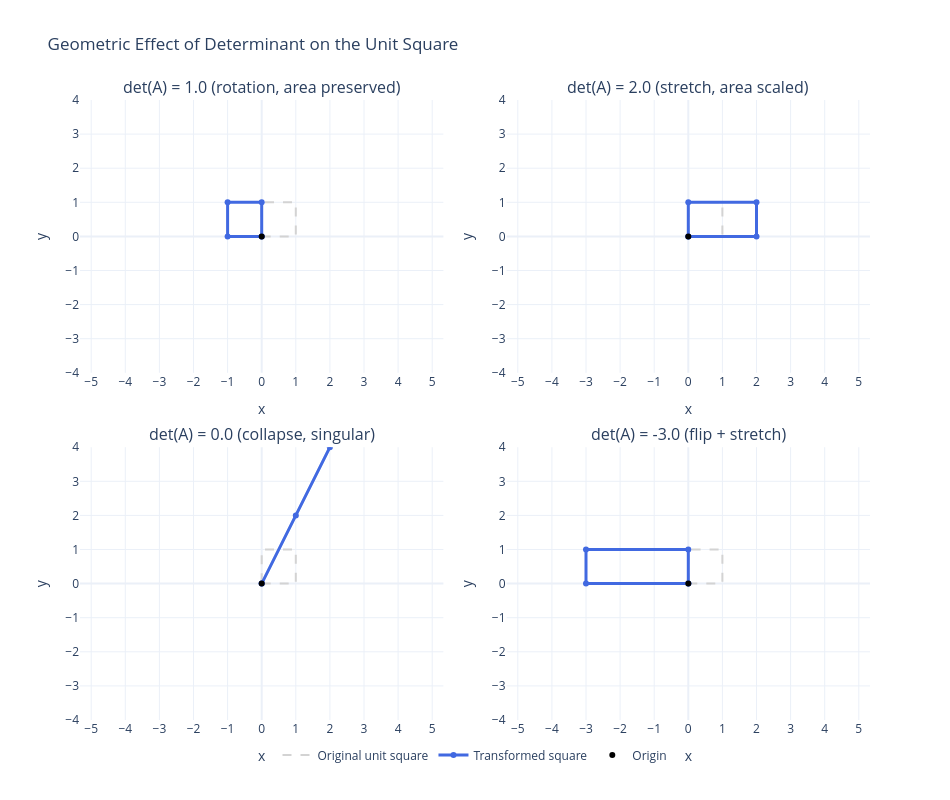

Notebook source saved alongside this figure:
### Code cell
import numpy as np
import plotly.graph_objects as go
from plotly.subplots import make_subplots

# --- Helper: build square and apply matrix ---
def transform_square(A):
    """
    A: 2x2 matrix
    Returns original square (2xN) and transformed square (2xN)
    """
    # unit square vertices, closed loop
    square = np.array([
        [0, 1, 1, 0, 0],   # x
        [0, 0, 1, 1, 0]    # y
    ])  # shape (2, 5)
    transformed = A @ square
    return square, transformed

# --- Define matrices with different determinants ---
A1 = np.array([[0, -1],
               [1,  0]])      # rotation 90°, det = 1

A2 = np.array([[2, 0],
               [0, 1]])       # stretch in x, det = 2

A3 = np.array([[1, 2],
               [2, 4]])       # rows dependent, det = 0 (collapse)

A4 = np.array([[-3, 0],
               [ 0, 1]])      # flip in x + stretch, det = -3

mats = [A1, A2, A3, A4]
titles = [
    f"det(A) = {np.linalg.det(A1):.1f} (rotation, area preserved)",
    f"det(A) = {np.linalg.det(A2):.1f} (stretch, area scaled)",
    f"det(A) = {np.linalg.det(A3):.1f} (collapse, singular)",
    f"det(A) = {np.linalg.det(A4):.1f} (flip + stretch)"
]

# --- Create subplots ---
fig = make_subplots(
    rows=2, cols=2,
    subplot_titles=titles,
    horizontal_spacing=0.08,
    vertical_spacing=0.12
)

# common axis limits so comparisons are clear
axis_range = [-4, 4]

for idx, (A, title) in enumerate(zip(mats, titles), start=1):
    row = 1 if idx <= 2 else 2
    col = 1 if idx in [1, 3] else 2
    
    sq, sq_T = transform_square(A)
    
    # Original unit square (light gray dashed)
    fig.add_trace(
        go.Scatter(
            x=sq[0, :], y=sq[1, :],
            mode="lines",
            line=dict(color="lightgray", width=2, dash="dash"),
            name="Original unit square",
            showlegend=True if idx == 1 else False  # show legend only once
        ),
        row=row, col=col
    )
    
    # Transformed shape (colored polygon)
    fig.add_trace(
        go.Scatter(
            x=sq_T[0, :], y=sq_T[1, :],
            mode="lines+markers",
            line=dict(color="royalblue", width=3),
            marker=dict(size=6),
            name="Transformed square",
            showlegend=True if idx == 1 else False
        ),
        row=row, col=col
    )
    
    # Optional: show origin as reference
    fig.add_trace(
        go.Scatter(
            x=[0], y=[0],
            mode="markers",
            marker=dict(size=6, color="black"),
            name="Origin",
            showlegend=True if idx == 1 else False
        ),
        row=row, col=col
    )
    
    # Axes styling for this subplot
    fig.update_xaxes(
        range=axis_range,
        zeroline=True,
        showgrid=True,
        dtick=1,
        title_text="x",
        row=row, col=col
    )
    fig.update_yaxes(
        range=axis_range,
        zeroline=True,
        showgrid=True,
        dtick=1,
        title_text="y",
        scaleanchor=f"x{idx}",  # lock aspect ratio per subplot
        scaleratio=1,
        row=row, col=col
    )

fig.update_layout(
    title="Geometric Effect of Determinant on the Unit Square",
    template="plotly_white",
    width=950,
    height=800,
    legend=dict(
        bgcolor="rgba(255,255,255,0.8)",
        orientation="h",
        yanchor="bottom",
        y=-0.08,
        xanchor="center",
        x=0.5
    )
)

fig.show()

### Figure 1 — Plotly figure (JSON) as saved in the notebook; plotly's stock layout.template omitted (floating-point values rounded to 4 significant figures)
{"data": [{"line": {"color": "lightgray", "dash": "dash", "width": 2}, "mode": "lines", "name": "Original unit square", "showlegend": true, "type": "scatter", "x": [0, 1, 1, 0, 0], "xaxis": "x", "y": [0, 0, 1, 1, 0], "yaxis": "y"}, {"line": {"color": "royalblue", "width": 3}, "marker": {"size": 6}, "mode": "lines+markers", "name": "Transformed square", "showlegend": true, "type": "scatter", "x": [0, 0, -1, -1, 0], "xaxis": "x", "y": [0, 1, 1, 0, 0], "yaxis": "y"}, {"marker": {"color": "black", "size": 6}, "mode": "markers", "name": "Origin", "showlegend": true, "type": "scatter", "x": [0], "xaxis": "x", "y": [0], "yaxis": "y"}, {"line": {"color": "lightgray", "dash": "dash", "width": 2}, "mode": "lines", "name": "Original unit square", "showlegend": false, "type": "scatter", "x": [0, 1, 1, 0, 0], "xaxis": "x2", "y": [0, 0, 1, 1, 0], "yaxis": "y2"}, {"line": {"color": "royalblue", "width": 3}, "marker": {"size": 6}, "mode": "lines+markers", "name": "Transformed square", "showlegend": false, "type": "scatter", "x": [0, 2, 2, 0, 0], "xaxis": "x2", "y": [0, 0, 1, 1, 0], "yaxis": "y2"}, {"marker": {"color": "black", "size": 6}, "mode": "markers", "name": "Origin", "showlegend": false, "type": "scatter", "x": [0], "xaxis": "x2", "y": [0], "yaxis": "y2"}, {"line": {"color": "lightgray", "dash": "dash", "width": 2}, "mode": "lines", "name": "Original unit square", "showlegend": false, "type": "scatter", "x": [0, 1, 1, 0, 0], "xaxis": "x3", "y": [0, 0, 1, 1, 0], "yaxis": "y3"}, {"line": {"color": "royalblue", "width": 3}, "marker": {"size": 6}, "mode": "lines+markers", "name": "Transformed square", "showlegend": false, "type": "scatter", "x": [0, 1, 3, 2, 0], "xaxis": "x3", "y": [0, 2, 6, 4, 0], "yaxis": "y3"}, {"marker": {"color": "black", "size": 6}, "mode": "markers", "name": "Origin", "showlegend": false, "type": "scatter", "x": [0], "xaxis": "x3", "y": [0], "yaxis": "y3"}, {"line": {"color": "lightgray", "dash": "dash", "width": 2}, "mode": "lines", "name": "Original unit square", "showlegend": false, "type": "scatter", "x": [0, 1, 1, 0, 0], "xaxis": "x4", "y": [0, 0, 1, 1, 0], "yaxis": "y4"}, {"line": {"color": "royalblue", "width": 3}, "marker": {"size": 6}, "mode": "lines+markers", "name": "Transformed square", "showlegend": false, "type": "scatter", "x": [0, -3, -3, 0, 0], "xaxis": "x4", "y": [0, 0, 1, 1, 0], "yaxis": "y4"}, {"marker": {"color": "black", "size": 6}, "mode": "markers", "name": "Origin", "showlegend": false, "type": "scatter", "x": [0], "xaxis": "x4", "y": [0], "yaxis": "y4"}], "layout": {"annotations": [{"font": {"size": 16}, "showarrow": false, "text": "det(A) = 1.0 (rotation, area preserved)", "x": 0.23, "xanchor": "center", "xref": "paper", "y": 1, "yanchor": "bottom", "yref": "paper"}, {"font": {"size": 16}, "showarrow": false, "text": "det(A) = 2.0 (stretch, area scaled)", "x": 0.77, "xanchor": "center", "xref": "paper", "y": 1, "yanchor": "bottom", "yref": "paper"}, {"font": {"size": 16}, "showarrow": false, "text": "det(A) = 0.0 (collapse, singular)", "x": 0.23, "xanchor": "center", "xref": "paper", "y": 0.44, "yanchor": "bottom", "yref": "paper"}, {"font": {"size": 16}, "showarrow": false, "text": "det(A) = -3.0 (flip + stretch)", "x": 0.77, "xanchor": "center", "xref": "paper", "y": 0.44, "yanchor": "bottom", "yref": "paper"}], "height": 800, "legend": {"bgcolor": "rgba(255,255,255,0.8)", "orientation": "h", "x": 0.5, "xanchor": "center", "y": -0.08, "yanchor": "bottom"}, "title": {"text": "Geometric Effect of Determinant on the Unit Square"}, "width": 950, "xaxis": {"anchor": "y", "domain": [0, 0.46], "dtick": 1, "range": [-5.328, 5.328], "showgrid": true, "title": {"text": "x"}, "type": "linear", "zeroline": true}, "xaxis2": {"anchor": "y2", "domain": [0.54, 1], "dtick": 1, "range": [-5.328, 5.328], "showgrid": true, "title": {"text": "x"}, "type": "linear", "zeroline": true}, "xaxis3": {"anchor": "y3", "domain": [0, 0.46], "dtick": 1, "range": [-5.328, 5.328], "showgrid": true, "title": {"text": "x"}, "type": "linear", "zeroline": true}, "xaxis4": {"anchor": "y4", "domain": [0.54, 1], "dtick": 1, "range": [-5.328, 5.328], "showgrid": true, "title": {"text": "x"}, "type": "linear", "zeroline": true}, "yaxis": {"anchor": "x", "domain": [0.56, 1], "dtick": 1, "range": [-4, 4], "scaleanchor": "x", "scaleratio": 1, "showgrid": true, "title": {"text": "y"}, "type": "linear", "zeroline": true}, "yaxis2": {"anchor": "x2", "domain": [0.56, 1], "dtick": 1, "range": [-4, 4], "scaleanchor": "x2", "scaleratio": 1, "showgrid": true, "title": {"text": "y"}, "type": "linear", "zeroline": true}, "yaxis3": {"anchor": "x3", "domain": [0, 0.44], "dtick": 1, "range": [-4, 4], "scaleanchor": "x3", "scaleratio": 1, "showgrid": true, "title": {"text": "y"}, "type": "linear", "zeroline": true}, "yaxis4": {"anchor": "x4", "domain": [0, 0.44], "dtick": 1, "range": [-4, 4], "scaleanchor": "x4", "scaleratio": 1, "showgrid": true, "title": {"text": "y"}, "type": "linear", "zeroline": true}}}
